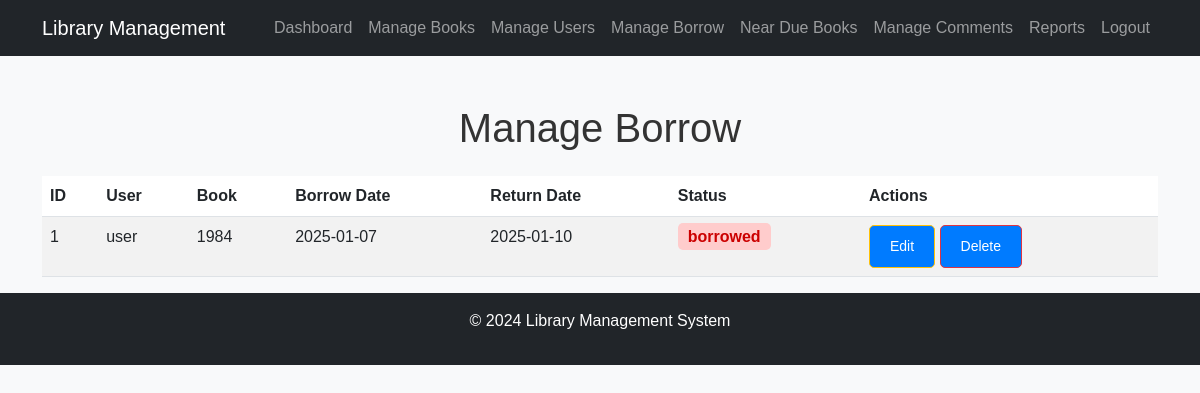
The app's page /admin/manage_borrow.php (signed in), older data.
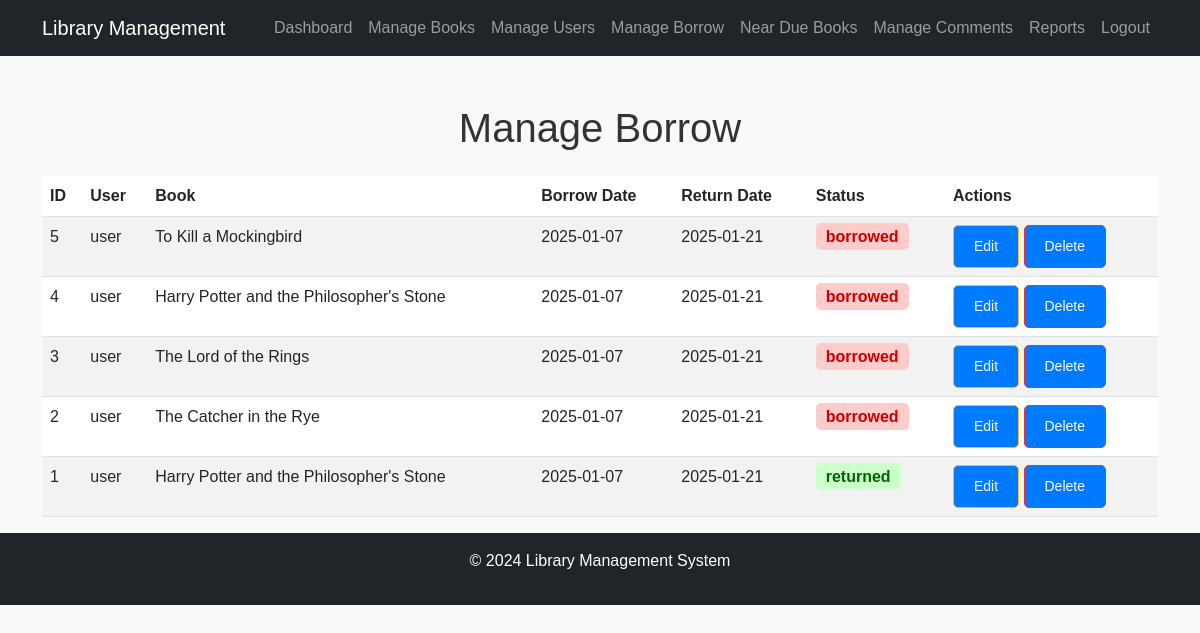
The same page, newer data.
### tables this page shows
CREATE TABLE `borrows` (
  `id` int(11) NOT NULL,
  `user_id` int(11) DEFAULT NULL,
  `book_id` int(11) DEFAULT NULL,
  `borrow_date` date DEFAULT NULL,
  `return_date` date DEFAULT NULL,
  `status` enum('borrowed','returned','overdue') DEFAULT NULL,
  `borrow_duration` int(11) DEFAULT NULL
);

CREATE TABLE `users` (
  `id` int(11) NOT NULL,
  `username` varchar(50) NOT NULL,
  `password` varchar(255) NOT NULL,
  `email` varchar(100) NOT NULL,
  `role` enum('admin','user') DEFAULT 'user',
  `created_at` timestamp NOT NULL DEFAULT current_timestamp(),
  `status` enum('active','locked') DEFAULT 'active'
);

CREATE TABLE `books` (
  `id` int(11) NOT NULL,
  `title` varchar(255) NOT NULL,
  `author` varchar(255) NOT NULL,
  `genre` varchar(100) DEFAULT NULL,
  `description` mediumtext DEFAULT NULL,
  `isbn` varchar(20) DEFAULT NULL,
  `status` enum('available','borrowed','reserved','lost') DEFAULT 'available',
  `cover_image` varchar(255) DEFAULT NULL,
  `published_year` year(4) DEFAULT NULL,
  `quantity` int(11) DEFAULT 0,
  `borrow_duration` int(11) DEFAULT 14
);

### admin/manage_borrow.php (the view, shortened to what this page needs)
<!DOCTYPE html>
<html lang="en">
<head>
    <link href="https://cdn.jsdelivr.net/npm/bootstrap@5.3.0/dist/css/bootstrap.min.css" rel="stylesheet">
    <link rel="stylesheet" href="../assets/css/style.css">
</head>
<body>
    <?php include_once '../includes/header.php'; ?>
    <div class="container mt-5">
        <h1 class="text-center mb-4">Manage Borrow</h1>
        <table class="table table-striped">
            <thead>
                <tr>
                    <th>ID</th>
                    <th>User</th>
                    <th>Book</th>
                    <th>Borrow Date</th>
                    <th>Return Date</th>
                    <th>Status</th>
                    <th>Actions</th>
                </tr>
            </thead>
            <tbody>
                <?php
                include_once '../includes/db.php';
                $sql = "SELECT borrows.*, users.username, books.title
                    FROM borrows
                    JOIN users ON borrows.user_id = users.id
                    JOIN books ON borrows.book_id = books.id
                    ORDER BY borrows.id DESC";
                $result = $conn->query($sql);
                while ($row = $result->fetch_assoc()):
                ?>
                    <tr>
                        <td><?php echo $row['id']; ?></td>
                        <td><?php echo $row['username']; ?></td>
                        <td><?php echo $row['title']; ?></td>
                        <td><?php echo $row['borrow_date']; ?></td>
                        <td><?php echo $row['return_date']; ?></td>
                        <td>
                            <span class="status-<?php echo strtolower($row['status']); ?>">
                                <?php echo $row['status']; ?>
                            </span>
                        </td>
                        <td>
                            <a href="edit_borrow.php?id=<?php echo $row['id']; ?>" class="btn btn-sm btn-warning">Edit</a>
                            <a href="delete_borrow.php?id=<?php echo $row['id']; ?>" class="btn btn-sm btn-danger" onclick="return confirm('Are you sure?')">Delete</a>
                        </td>
                    </tr>
                <?php endwhile; ?>
            </tbody>
        </table>
    </div>
    <?php include_once '../includes/footer.php'; ?>
</body>
</html>

Row changes from the older to the newer data that the page shows:
added borrows: id "5", user.username "user", book.title "To Kill a Mockingbird", borrow_date "2025-01-07", return_date "2025-01-21", status "borrowed"
added borrows: id "4", user.username "user", book.title "Harry Potter and the Philosopher's Stone", borrow_date "2025-01-07", return_date "2025-01-21", status "borrowed"
added borrows: id "3", user.username "user", book.title "The Lord of the Rings", borrow_date "2025-01-07", return_date "2025-01-21", status "borrowed"
added borrows: id "2", user.username "user", book.title "The Catcher in the Rye", borrow_date "2025-01-07", return_date "2025-01-21", status "borrowed"
changed borrows id 1: book.title "1984" → "Harry Potter and the Philosopher's Stone"; return_date "2025-01-10" → "2025-01-21"; status "borrowed" → "returned"
